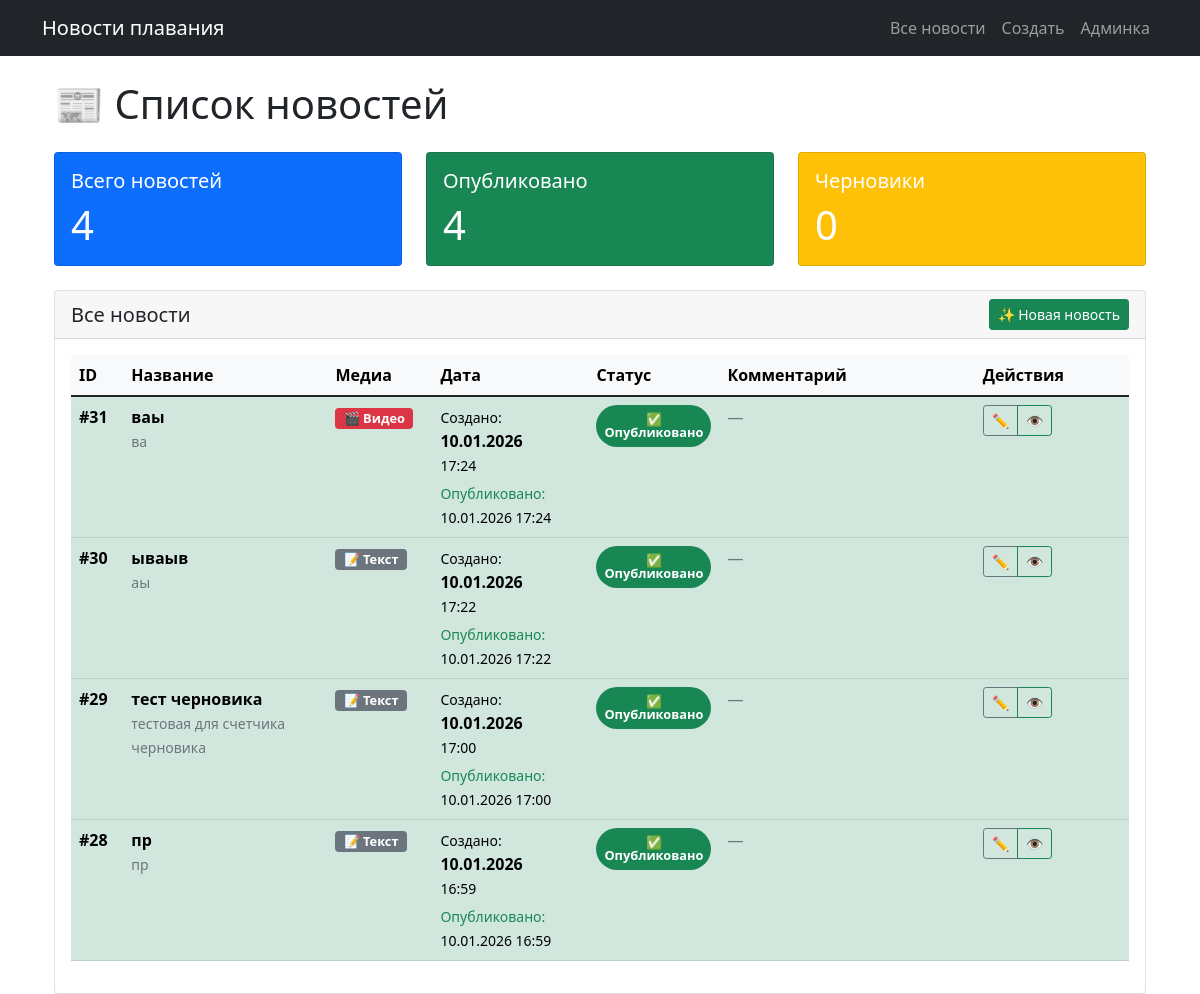
Before: / with the older database file.
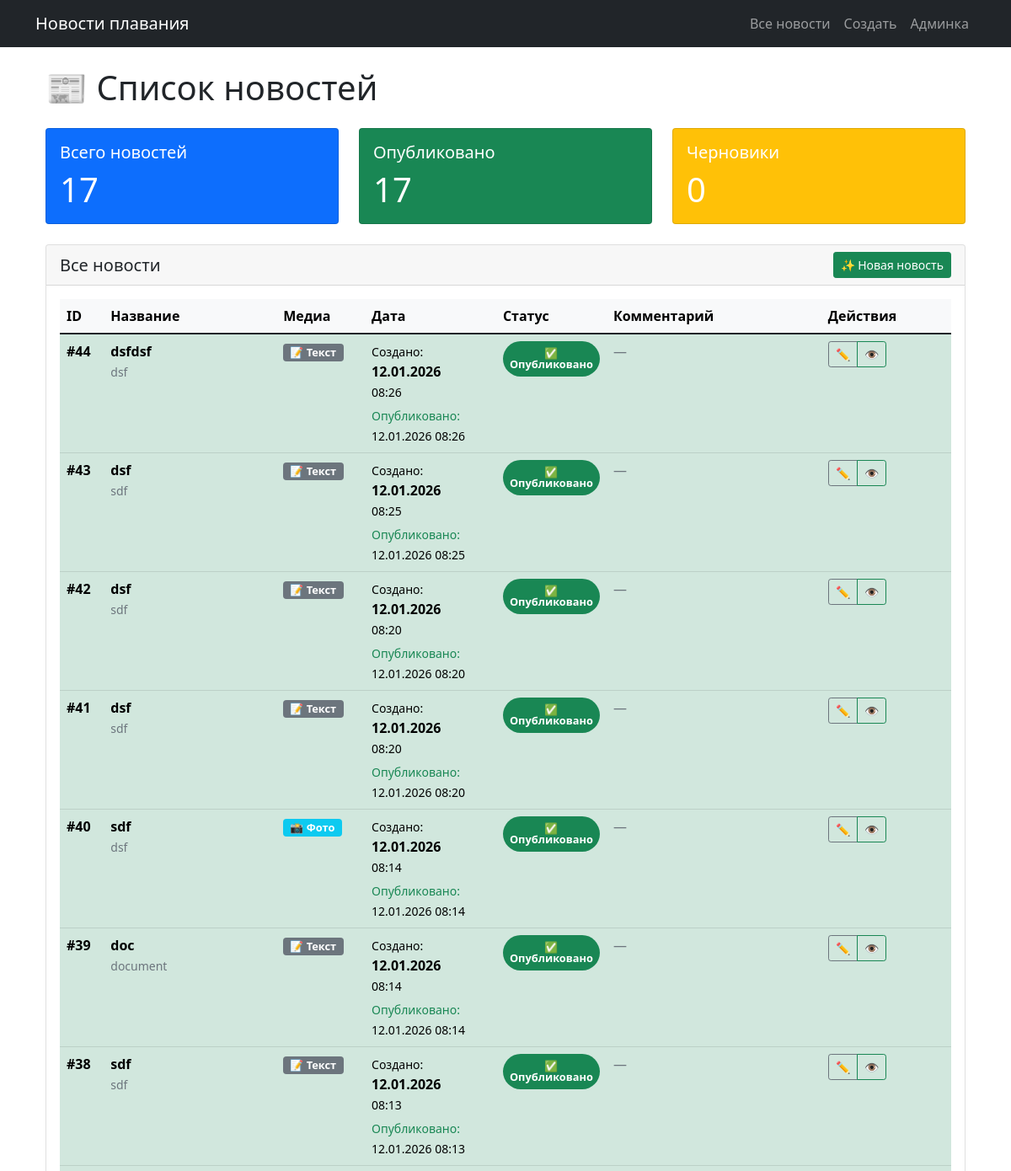
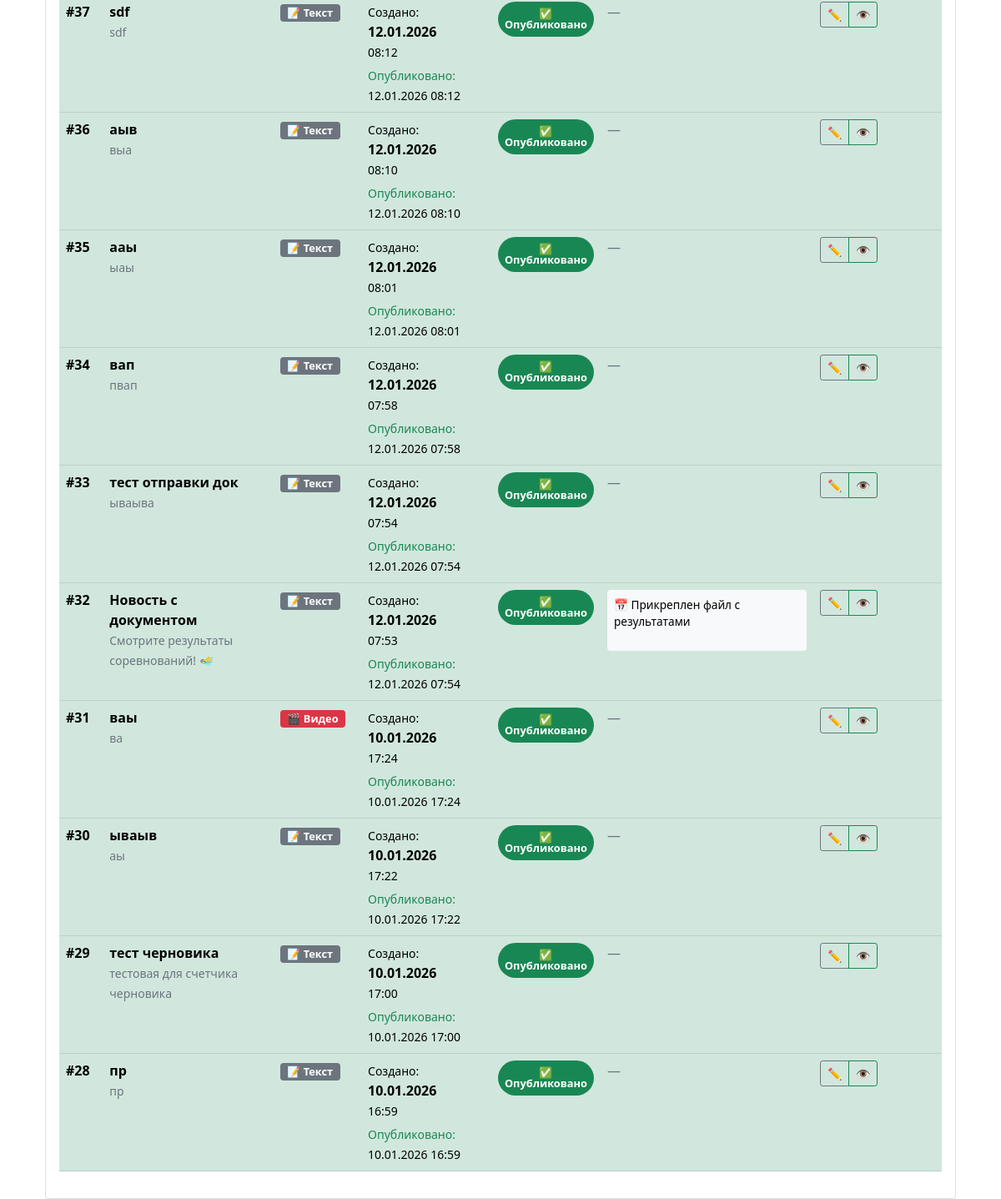
After: the same page with the newer database file (2 pictures, top to bottom).
### news/models.py (models this page shows, shortened)
class NewsPost(models.Model):
    title = models.CharField(max_length=200, verbose_name="Заголовок")
    content = models.TextField(verbose_name="Текст новости")
    comment = models.TextField(
        blank=True,
        null=True,
        verbose_name="Комментарий/Заметки",
        help_text="Внутренние заметки о новости (не публикуется в Telegram)"
    )
    image = models.ImageField(
        upload_to='news_images/',
        blank=True,
        null=True,
        verbose_name="Изображение"
    )
    video = models.FileField(
        upload_to='news_videos/',
        blank=True,
        null=True,
        verbose_name="Видео",
        help_text="Загрузите видеофайл (MP4, MOV, AVI)"
    )
    video_url = models.URLField(
        blank=True,
        null=True,
        verbose_name="Ссылка на видео",
        help_text="Или укажите ссылку на YouTube/Vimeo"
    )
    document = models.FileField(
        upload_to='news_documents/',  # Убедитесь, что это та же папка
        blank=True,
        null=True,
        verbose_name="Документ"
    )
    created_at = models.DateTimeField(auto_now_add=True, verbose_name="Создано")
    is_published = models.BooleanField(default=False, verbose_name="Опубликовано")
    published_at = models.DateTimeField(null=True, blank=True, verbose_name="Дата публикации")
    class Meta:
        verbose_name = "Новость"
        verbose_name_plural = "Новости"
        ordering = ['-created_at']  # Сортировка по дате создания

### news/views.py (the view)
# urls.py: path('', views.news_list, name='news_list'),
def news_list(request):
    posts = NewsPost.objects.all().order_by('-created_at')
    total = posts.count()
    published_count = NewsPost.objects.filter(is_published=True).count()
    draft_count = NewsPost.objects.filter(is_published=False).count()
    context = {
        'posts': posts,
        'total_count': total,
        'published_count': published_count,
        'draft_count': draft_count,
    }
    return render(request, 'news/news_list.html', context)

### templates/news/news_list.html (shortened to what this page needs)
{% extends 'base.html' %}
{% block content %}
<div class="container mt-4">
    <h1 class="mb-4">📰 Список новостей</h1>
    <div class="row mb-4">
        <div class="col-md-4">
            <div class="card text-white bg-primary">
                <div class="card-body">
                    <h5 class="card-title">Всего новостей</h5>
                    <p class="card-text display-6">{{ total_count }}</p>
                </div>
            </div>
        </div>
        <div class="col-md-4">
            <div class="card text-white bg-success">
                <div class="card-body">
                    <h5 class="card-title">Опубликовано</h5>
                    <p class="card-text display-6">{{ published_count }}</p>
                </div>
            </div>
        </div>
        <div class="col-md-4">
            <div class="card text-white bg-warning">
                <div class="card-body">
                    <h5 class="card-title">Черновики</h5>
                    <p class="card-text display-6">{{ draft_count }}</p>
                </div>
            </div>
        </div>
    </div>
    <div class="card">
        <div class="card-header d-flex justify-content-between align-items-center">
            <h5 class="mb-0">Все новости</h5>
            <a href="{% url 'create_news' %}" class="btn btn-success btn-sm">
                ✨ Новая новость
            </a>
        </div>
        <div class="card-body">
            <div class="table-responsive">
                <table class="table table-hover">
                    <thead class="table-light">
                        <tr>
                            <th style="width: 5%">ID</th>
                            <th style="width: 20%">Название</th>
                            <th style="width: 10%">Медиа</th>
                            <th style="width: 15%">Дата</th>
                            <th style="width: 10%">Статус</th>
                            <th style="width: 25%">Комментарий</th>
                            <th style="width: 15%">Действия</th>
                        </tr>
                    </thead>
                    <tbody>
                        {% for post in posts %}
                        <tr class="{% if post.is_published %}table-success{% else %}table-warning{% endif %}">
                            <td><strong>#{{ post.id }}</strong></td>
                            <td>
                                <div class="fw-bold">{{ post.title|truncatechars:30 }}</div>
                                <small class="text-muted">
                                    {{ post.content|truncatechars:40|default:"Без текста" }}
                                </small>
                            </td>
                            <td>
                                {% if post.video %}
                                    <span class="badge bg-danger">🎬 Видео</span>
                                {% elif post.video_url %}
                                    <span class="badge bg-warning text-dark">🔗 Ссылка</span>
                                {% elif post.image %}
                                    <span class="badge bg-info">📸 Фото</span>
                                {% else %}
                                    <span class="badge bg-secondary">📝 Текст</span>
                                {% endif %}
                            </td>
                            <td>
                                <div><small>Создано:</small></div>
                                <div class="fw-bold">{{ post.created_at|date:"d.m.Y" }}</div>
                                <div><small>{{ post.created_at|date:"H:i" }}</small></div>
                                {% if post.published_at %}
                                <div class="mt-1">
                                    <small class="text-success">Опубликовано:</small><br>
                                    <small>{{ post.published_at|date:"d.m.Y H:i" }}</small>
                                </div>
                                {% endif %}
                            </td>
                            <td>
                                {% if post.is_published %}
                                    <span class="badge bg-success rounded-pill p-2">
                                        ✅<br>Опубликовано
                                    </span>
                                {% else %}
                                    <span class="badge bg-warning rounded-pill p-2">
                                        📋<br>Черновик
                                    </span>
                                {% endif %}
                            </td>
                            <td>
                                {% if post.comment %}
                                    <div class="bg-light p-2 rounded" style="font-size: 0.85em;">
                                        {{ post.comment|linebreaks|truncatechars:100 }}
                                    </div>
                                {% else %}
                                    <span class="text-muted">—</span>
                                {% endif %}
                            </td>
                            <td>
                                <div class="btn-group btn-group-sm">
                                    <a href="/admin/news/newspost/{{ post.id }}/change/"
                                       class="btn btn-outline-secondary"
                                       target="_blank"
                                       title="Редактировать">
                                        ✏️
                                    </a>
                                    {% if post.is_published %}
                                    <a href="https://t.me/swmnews"
                                       class="btn btn-outline-success"
                                       target="_blank"
                                       title="Посмотреть в Telegram">
                                        👁️
                                    </a>
                                    {% endif %}
                                </div>
                            </td>
                        </tr>
                        {% endfor %}
                    </tbody>
                </table>
            </div>
        </div>
    </div>
</div>
{% endblock %}

### templates/base.html (shortened to what this page needs)
<!DOCTYPE html>
<html lang="ru">
<head>
    <link href="https://cdn.jsdelivr.net/npm/bootstrap@5.1.3/dist/css/bootstrap.min.css" rel="stylesheet">
</head>
<body>
    <nav class="navbar navbar-expand-lg navbar-dark bg-dark">
        <div class="container">
            <a class="navbar-brand" href="/">Новости плавания</a>
            <div class="navbar-nav">
                <a class="nav-link" href="{% url 'news_list' %}">Все новости</a>
                <a class="nav-link" href="{% url 'create_news' %}">Создать</a>
                <a class="nav-link" href="/admin/">Админка</a>
            </div>
        </div>
    </nav>
    <div class="container mt-4">
        {% block content %}{% endblock %}
    </div>
</body>
</html>

### templates/news/news_list.html (style rules this page uses)
.table th { background-color: #f8f9fa; font-weight: 600; }
.badge { font-size: 0.8em; }
.table-success { background-color: rgba(25, 135, 84, 0.05) !important; }

Changed rows visible on the page:
added NewsPost: id "44", title "dsfdsf", content "dsf", video "📝 Текст", created_at "12.01.2026", created_at "08:26", published_at "12.01.2026 08:26", is_published "Опубликовано"
added NewsPost: id "43", title "dsf", content "sdf", video "📝 Текст", created_at "12.01.2026", created_at "08:25", published_at "12.01.2026 08:25", is_published "Опубликовано"
added NewsPost: id "42", title "dsf", content "sdf", video "📝 Текст", created_at "12.01.2026", created_at "08:20", published_at "12.01.2026 08:20", is_published "Опубликовано"
added NewsPost: id "41", title "dsf", content "sdf", video "📝 Текст", created_at "12.01.2026", created_at "08:20", published_at "12.01.2026 08:20", is_published "Опубликовано"
added NewsPost: id "40", title "sdf", content "dsf", video "📸 Фото", created_at "12.01.2026", created_at "08:14", published_at "12.01.2026 08:14", is_published "Опубликовано"
added NewsPost: id "39", title "doc", content "document", video "📝 Текст", created_at "12.01.2026", created_at "08:14", published_at "12.01.2026 08:14", is_published "Опубликовано"
added NewsPost: id "38", title "sdf", content "sdf", video "📝 Текст", created_at "12.01.2026", created_at "08:13", published_at "12.01.2026 08:13", is_published "Опубликовано"
added NewsPost: id "37", title "sdf", content "sdf", video "📝 Текст", created_at "12.01.2026", created_at "08:12", published_at "12.01.2026 08:12", is_published "Опубликовано"
added NewsPost: id "36", title "аыв", content "выа", video "📝 Текст", created_at "12.01.2026", created_at "08:10", published_at "12.01.2026 08:10", is_published "Опубликовано"
added NewsPost: id "35", title "ааы", content "ыаы", video "📝 Текст", created_at "12.01.2026", created_at "08:01", published_at "12.01.2026 08:01", is_published "Опубликовано"
added NewsPost: id "34", title "вап", content "пвап", video "📝 Текст", created_at "12.01.2026", created_at "07:58", published_at "12.01.2026 07:58", is_published "Опубликовано"
added NewsPost: id "33", title "тест отправки док", content "ываыва", video "📝 Текст", created_at "12.01.2026", created_at "07:54", published_at "12.01.2026 07:54", is_published "Опубликовано"
added NewsPost: id "32", title "Новость с документом", content "Смотрите результаты соревнований! 🏊‍♂️", video "📝 Текст", created_at "12.01.2026", created_at "07:53", published_at "12.01.2026 07:54", is_published "Опубликовано", comment "📅 Прикреплен файл с результатами"
Other visible differences:
{{ total_count }}: "4" → "17"
{{ published_count }}: "4" → "17"
